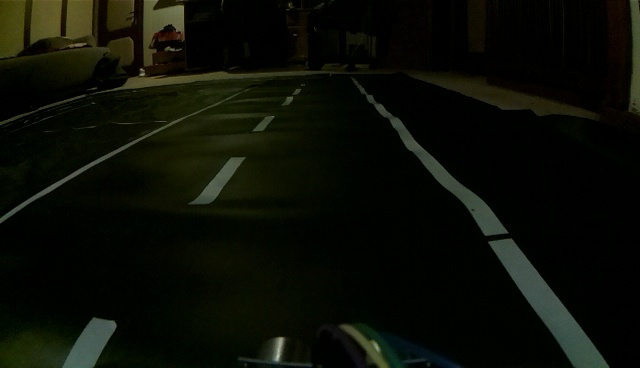
//> input picture frames/frame1.jpg, 640 x 368 px
$ ./hu_moments_calculator ../../frames/frame1.jpg   (built with g++ and OpenCV 4)
//> lines starting //> are read from the running program, lines starting //| are printed output that depends on the picture
#include <iostream>
#include <opencv2/opencv.hpp>

using namespace cv;
using namespace std;

int main(int argc, char** argv) {
    if (argc != 2) {
        cout << "Usage: " << argv[0] << " <ImagePath>" << endl;
        return -1;
    }

    Mat binary = imread(argv[1], IMREAD_GRAYSCALE);
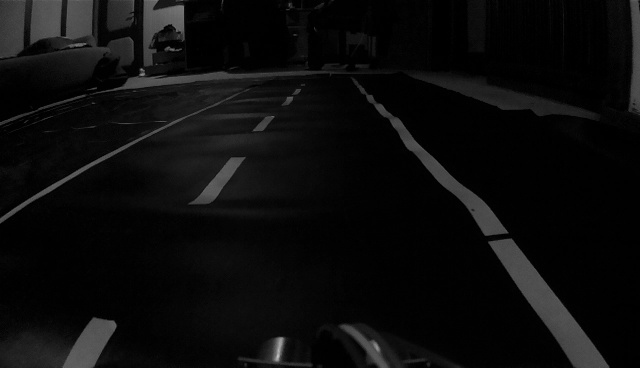
//> binary: 368 rows x 640 cols, CV_8UC1; min 0, max 195, mean 12
    if (binary.empty()) {
        cout << "Could not open or find the image" << endl;
        return -1;
    }

    Moments moments = cv::moments(binary, true);
//> moments = moments, m00 218800, centre m10/m00, m01/m00 = (311, 189.3)

    double huMoments[7];
    cv::HuMoments(moments, huMoments);
//> huMoments = [0.204, 0.0107, 1.87e-05, 1.46e-05, 1.57e-10, 9.89e-07, 1.84e-10]

    for (int i = 0; i < 7; i++)
        cout << huMoments[i]  << " ";
//> this loop made 7 passes
//| 0.204285 0.0107273 1.87134e-05 1.46306e-05 1.56741e-10 9.88947e-07 1.84494e-10
    cout << std::endl;
    return 0;
}

$ run again, on frames/frame100.jpg
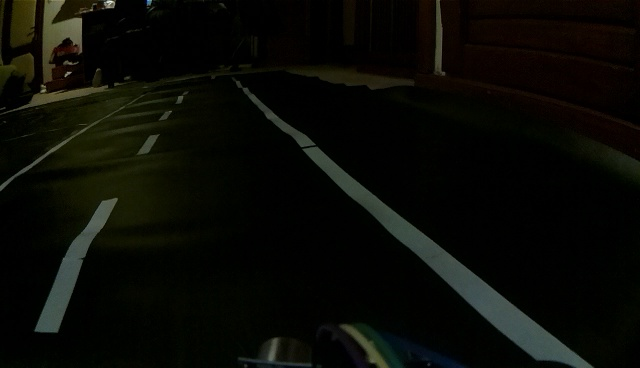
//> input picture frames/frame100.jpg, 640 x 368 px
//> `Mat binary = imread(argv[1], IMREAD_GRAYSCALE);`:
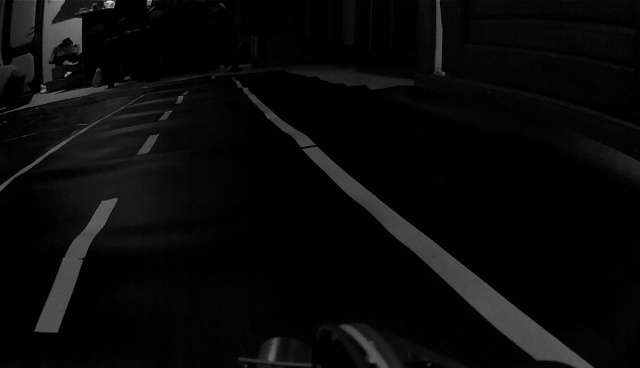
//> binary: 368 rows x 640 cols, CV_8UC1; min 0, max 238, mean 9.7
//> moments = moments, m00 208619, centre m10/m00, m01/m00 = (319.1, 188.6)
//> huMoments = [0.219, 0.0123, 3.14e-05, 8.53e-06, 1.12e-10, -1.71e-07, 8.32e-11]
//> the loop `for (int i = 0; i < 7; i++)` made 7 passes
//| 0.219123 0.0122849 3.13676e-05 8.52714e-06 1.1189e-10
//> (output is shown up to pass 5 of 7)

$ run again, on frames/frame104.jpg
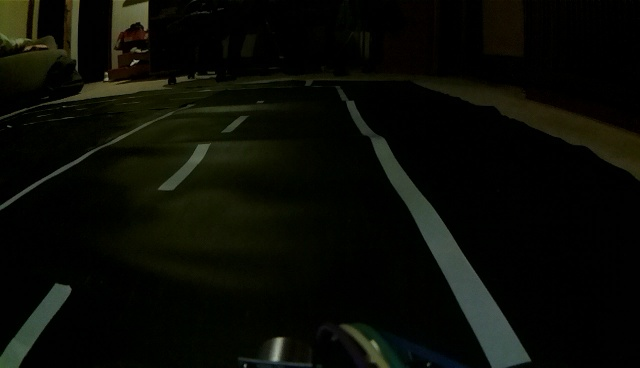
//> input picture frames/frame104.jpg, 640 x 368 px
//> `Mat binary = imread(argv[1], IMREAD_GRAYSCALE);`:
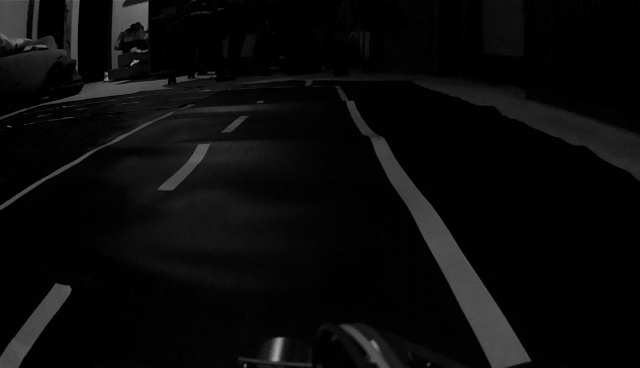
//> binary: 368 rows x 640 cols, CV_8UC1; min 0, max 170, mean 10.2
//> moments = moments, m00 185132, centre m10/m00, m01/m00 = (294.3, 193.1)
//> huMoments = [0.228, 0.0119, 0.000151, 0.000182, 2.8e-08, 1.68e-05, 1.14e-08]
//> the loop `for (int i = 0; i < 7; i++)` made 7 passes
//| 0.227745 0.0118622 0.000150839 0.000182159 2.79635e-08
//> (output is shown up to pass 5 of 7)

$ run again, on frames/frame105.jpg
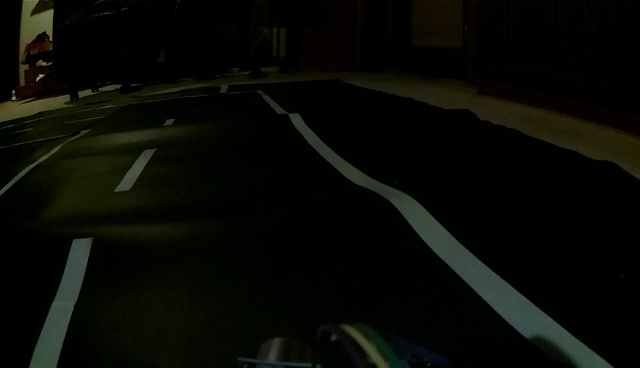
//> input picture frames/frame105.jpg, 640 x 368 px
//> `Mat binary = imread(argv[1], IMREAD_GRAYSCALE);`:
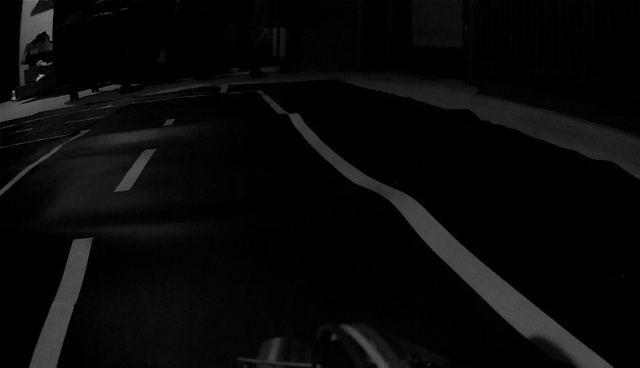
//> binary: 368 rows x 640 cols, CV_8UC1; min 0, max 154, mean 8.9
//> moments = moments, m00 186140, centre m10/m00, m01/m00 = (296.4, 194.5)
//> huMoments = [0.239, 0.0136, 6.69e-05, 0.000214, 2.42e-08, 2.27e-05, 8.48e-09]
//> the loop `for (int i = 0; i < 7; i++)` made 7 passes
//| 0.23867 0.0136229 6.69479e-05 0.00021408 2.41863e-08
//> (output is shown up to pass 5 of 7)
